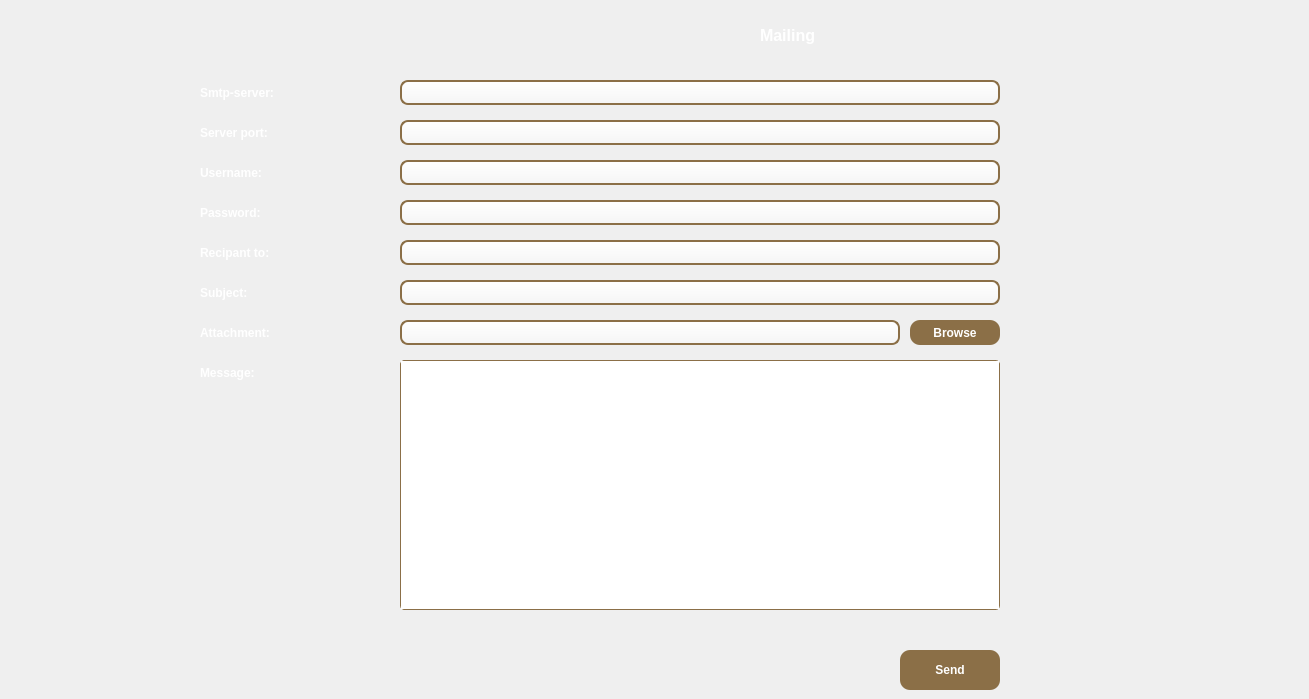
   <widget class="QWidget" name="tab_mail">
    <attribute name="title">
     <string>Send Email</string>
    </attribute>
   <property name="styleSheet">
    <string notr="true">
QLineEdit {
    background: qlineargradient(x1:0, y1:0, x2:0, y2:1, stop:0 #FFFFFF, stop:1 #F5F5F5);
    border: 2px solid #8B6F47;
    border-radius: 8px;
    padding: 3px 12px;
    font-size: 14px;
    color: #333;
    selection-background-color: #8B6F47;
    selection-color: white;
}
QLineEdit:hover {
    border: 2px solid #A0825A;
    background: qlineargradient(x1:0, y1:0, x2:0, y2:1, stop:0 #FFFFFF, stop:1 #FAFAFA);
}
QLineEdit:focus {
    border: 2px solid #8B4513; 
    background: #FFFAF0;
}
    </string>
   </property>
    <widget class="QLabel" name="label_mail_title">
     <property name="geometry">
      <rect>
       <x>760</x>
       <y>20</y>
       <width>540</width>
       <height>30</height>
      </rect>
     </property>
     <property name="styleSheet">
      <string notr="true">font-size: 16px; font-weight: bold; color: white;
</string>
     </property>
     <property name="text">
      <string>Mailing</string>
     </property>
    </widget>
    <widget class="QLabel" name="l_smtp">
     <property name="geometry">
      <rect>
       <x>200</x>
       <y>80</y>
       <width>150</width>
       <height>25</height>
      </rect>
     </property>
     <property name="styleSheet">
      <string notr="true">color: white; font-weight: bold;
</string>
     </property>
     <property name="text">
      <string>Smtp-server:</string>
     </property>
    </widget>
    <widget class="QLineEdit" name="le_smtp">
     <property name="geometry">
      <rect>
       <x>400</x>
       <y>80</y>
       <width>600</width>
       <height>25</height>
      </rect>
     </property>
     </widget>
    <widget class="QLabel" name="l_port">
     <property name="geometry">
      <rect>
       <x>200</x>
       <y>120</y>
       <width>150</width>
       <height>25</height>
      </rect>
     </property>
     <property name="styleSheet">
      <string notr="true">color: white; font-weight: bold;
</string>
     </property>
     <property name="text">
      <string>Server port:</string>
     </property>
    </widget>
    <widget class="QLineEdit" name="le_port">
     <property name="geometry">
      <rect>
       <x>400</x>
       <y>120</y>
       <width>600</width>
       <height>25</height>
      </rect>
     </property>
     </widget>
    <widget class="QLabel" name="l_user">
     <property name="geometry">
      <rect>
       <x>200</x>
       <y>160</y>
       <width>150</width>
       <height>25</height>
      </rect>
     </property>
     <property name="styleSheet">
      <string notr="true">color: white; font-weight: bold;
</string>
     </property>
     <property name="text">
      <string>Username:</string>
     </property>
    </widget>
    <widget class="QLineEdit" name="le_user">
     <property name="geometry">
      <rect>
       <x>400</x>
       <y>160</y>
       <width>600</width>
       <height>25</height>
      </rect>
     </property>
     </widget>
    <widget class="QLabel" name="l_pass">
     <property name="geometry">
      <rect>
       <x>200</x>
       <y>200</y>
       <width>150</width>
       <height>25</height>
      </rect>
     </property>
     <property name="styleSheet">
      <string notr="true">color: white; font-weight: bold;
</string>
     </property>
     <property name="text">
      <string>Password:</string>
     </property>
    </widget>
    <widget class="QLineEdit" name="le_pass">
     <property name="geometry">
      <rect>
       <x>400</x>
       <y>200</y>
       <width>600</width>
       <height>25</height>
      </rect>
     </property>
     <property name="echoMode">
      <enum>QLineEdit::EchoMode::Password</enum>
     </property>
    </widget>
    <widget class="QLabel" name="l_to">
     <property name="geometry">
      <rect>
       <x>200</x>
       <y>240</y>
       <width>150</width>
       <height>25</height>
      </rect>
     </property>
     <property name="styleSheet">
      <string notr="true">color: white; font-weight: bold;
</string>
     </property>
     <property name="text">
      <string>Recipant to:</string>
     </property>
    </widget>
    <widget class="QLineEdit" name="le_to">
     <property name="geometry">
      <rect>
       <x>400</x>
       <y>240</y>
       <width>600</width>
       <height>25</height>
      </rect>
     </property>
     </widget>
    <widget class="QLabel" name="l_subj">
     <property name="geometry">
      <rect>
       <x>200</x>
       <y>280</y>
       <width>150</width>
       <height>25</height>
      </rect>
     </property>
     <property name="styleSheet">
      <string notr="true">color: white; font-weight: bold;
</string>
     </property>
     <property name="text">
      <string>Subject:</string>
     </property>
    </widget>
    <widget class="QLineEdit" name="le_subject">
     <property name="geometry">
      <rect>
       <x>400</x>
       <y>280</y>
       <width>600</width>
       <height>25</height>
      </rect>
     </property>
     </widget>
    <widget class="QLabel" name="l_att">
     <property name="geometry">
      <rect>
       <x>200</x>
       <y>320</y>
       <width>150</width>
       <height>25</height>
      </rect>
     </property>
     <property name="styleSheet">
      <string notr="true">color: white; font-weight: bold;
</string>
     </property>
     <property name="text">
      <string>Attachment:</string>
     </property>
    </widget>
    <widget class="QLineEdit" name="le_attachment">
     <property name="geometry">
      <rect>
       <x>400</x>
       <y>320</y>
       <width>500</width>
       <height>25</height>
      </rect>
     </property>
     </widget>
    <widget class="QPushButton" name="btn_browse">
     <property name="geometry">
      <rect>
       <x>910</x>
       <y>320</y>
       <width>90</width>
       <height>25</height>
      </rect>
     </property>
     <property name="styleSheet">
      <string notr="true">QPushButton { background-color: #8B6F47; border-radius: 10px; color: white; font-weight: bold; } QPushButton:hover { background-color: #FFF; border: 2px solid #8B6F47; color: #8B6F47; }</string>
     </property>
     <property name="text">
      <string>Browse</string>
     </property>
    </widget>
    <widget class="QLabel" name="l_msg">
     <property name="geometry">
      <rect>
       <x>200</x>
       <y>360</y>
       <width>150</width>
       <height>25</height>
      </rect>
     </property>
     <property name="styleSheet">
      <string notr="true">color: white; font-weight: bold;
</string>
     </property>
     <property name="text">
      <string>Message:</string>
     </property>
    </widget>
    <widget class="QTextEdit" name="te_message">
     <property name="geometry">
      <rect>
       <x>400</x>
       <y>360</y>
       <width>600</width>
       <height>250</height>
      </rect>
     </property>
     <property name="styleSheet">
      <string notr="true">border: 1px solid #8B6F47; border-radius: 4px;
</string>
     </property>
    </widget>
    <widget class="QPushButton" name="btn_send">
     <property name="geometry">
      <rect>
       <x>900</x>
       <y>650</y>
       <width>100</width>
       <height>40</height>
      </rect>
     </property>
     <property name="styleSheet">
      <string notr="true">QPushButton { background-color: #8B6F47; border-radius: 10px; color: white; font-weight: bold; } QPushButton:hover { background-color: #FFF; border: 2px solid #8B6F47; color: #8B6F47; }</string>
     </property>
     <property name="text">
      <string>Send</string>
     </property>
    </widget>
   </widget>
